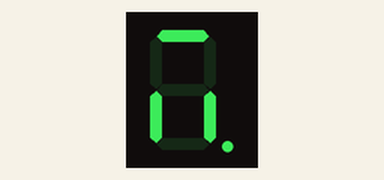
A sketch run on a simulated Arduino Uno, built with avr-gcc and run on an emulated ATmega328P. Parts: 1-digit seven-segment display. Wiring (inferred from the names in the program): 1-digit 7-segment display, segments lit when LOW: segments pin 11, pin 5, pin 6, pin 7, pin 8, pin 9, pin 12, pin 10. The segment pins are drawn as the display they are named for.

Above: at 0.1 s.
At 1.1 s:
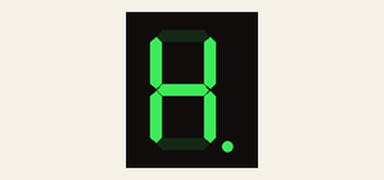
At 1.6 s:
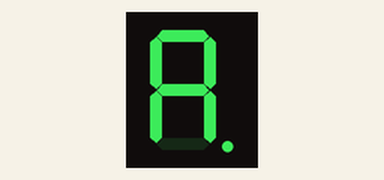
At 3.1 s:
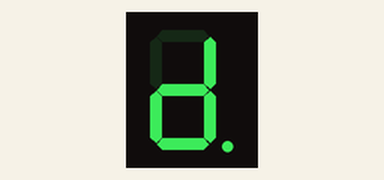
At 5.1 s:
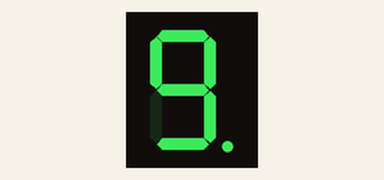
At 7.5 s:
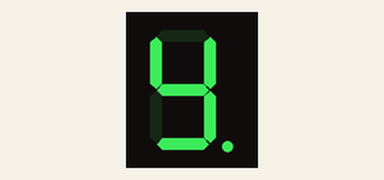

Measured:
- by itself, everything shown: repeats every 8.4 s, in 16 steps
- what the display in image 1 shows lasts 0.5 s, from 1.0 s to 1.5 s
- what the display in image 3 shows lasts 1.0 s, from 3.0 s to 4.0 s

The sketch:

NOM.ino
```cpp
/**********************************************************************************
**                                                                               **
**                              Array de 8 LEDs                                  **
**                                                                               **
**                              Mohamed Oughssay                                 **
**********************************************************************************/

//********** Includes *************************************************************

//********** Variables ************************************************************
const byte segA = 11;          // donar nom al pin 5 de l’Arduino
const byte segB = 5;          // donar nom al pin 6 de l’Arduino
const byte segC = 6;          // donar nom al pin 7 de l’Arduino
const byte segD = 7;          // donar nom al pin 8 de l’Arduino
const byte segE = 8;          // donar nom al pin 9 de l’Arduino
const byte segF = 9;         // donar nom al pin 10 de l’Arduino
const byte segG = 12;         // donar nom al pin 11 de l’Arduino
const byte segH = 10;         // donar nom al pin 12 de l’Arduino

//********** Setup ****************************************************************
void setup()
{
  pinMode(segA, OUTPUT);     // definir el pin 5 com una sortida
  pinMode(segB, OUTPUT);     // definir el pin 6 com una sortida
  pinMode(segC, OUTPUT);     // definir el pin 7 com una sortida
  pinMode(segD, OUTPUT);     // definir el pin 8 com una sortida
  pinMode(segE, OUTPUT);     // definir el pin 9 com una sortida
  pinMode(segF, OUTPUT);     // definir el pin 10 com una sortida
  pinMode(segG, OUTPUT);     // definir el pin 11 com una sortida
  pinMode(segH, OUTPUT);     // definir el pin 12 com una sortida
}

//********** Loop *****************************************************************
void loop()
{
  digitalWrite(segA, LOW);     // posar a 0V el pin 5
  digitalWrite(segB, HIGH);     // posar a 0V el pin 6
  digitalWrite(segC, LOW);     // posar a 0V el pin 7
  digitalWrite(segD, HIGH);     // posar a 0V el pin 8
  digitalWrite(segE, LOW);     // posar a 0V el pin 9
  digitalWrite(segF, HIGH);     // posar a 0V el pin 10
  digitalWrite(segG, HIGH);     // posar a 0V el pin 11
  digitalWrite(segH, LOW);     // posar a 0V el pin 12

  delay(500);                  // es queden leds 500ms encesos

  digitalWrite(segA, LOW);     // posar a 0V el pin 5
  digitalWrite(segB, LOW);     // posar a 0V el pin 6
  digitalWrite(segC, LOW);     // posar a 0V el pin 7
  digitalWrite(segD, LOW);     // posar a 0V el pin 8
  digitalWrite(segE, LOW);     // posar a 0V el pin 9
  digitalWrite(segF, LOW);     // posar a 0V el pin 10
  digitalWrite(segG, HIGH);     // posar a 0V el pin 11
  digitalWrite(segH, LOW);     // posar a 0V el pin 12

  delay(500);                  // es queden leds 500ms encesos

  digitalWrite(segA, HIGH);     // posar a 0V el pin 5
  digitalWrite(segB, LOW);     // posar a 0V el pin 6
  digitalWrite(segC, LOW);     // posar a 0V el pin 7
  digitalWrite(segD, HIGH);     // posar a 0V el pin 8
  digitalWrite(segE, LOW);     // posar a 0V el pin 9
  digitalWrite(segF, LOW);     // posar a 0V el pin 10
  digitalWrite(segG, LOW);     // posar a 0V el pin 11
  digitalWrite(segH, LOW);     // posar a 0V el pin 12

  delay(500);                  // es queden leds 500ms encesos

  digitalWrite(segA, LOW);     // posar a 0V el pin 5
  digitalWrite(segB, LOW);     // posar a 0V el pin 6
  digitalWrite(segC, LOW);     // posar a 0V el pin 7
  digitalWrite(segD, HIGH);     // posar a 0V el pin 8
  digitalWrite(segE, LOW);     // posar a 0V el pin 9
  digitalWrite(segF, LOW);     // posar a 0V el pin 10
  digitalWrite(segG, LOW);     // posar a 0V el pin 11
  digitalWrite(segH, LOW);     // posar a 0V el pin 12

  delay(500);                  // es queden leds 500ms encesos

  digitalWrite(segA, LOW);     // posar a 0V el pin 5
  digitalWrite(segB, HIGH);     // posar a 0V el pin 6
  digitalWrite(segC, LOW);     // posar a 0V el pin 7
  digitalWrite(segD, HIGH);     // posar a 0V el pin 8
  digitalWrite(segE, LOW);     // posar a 0V el pin 9
  digitalWrite(segF, HIGH);     // posar a 0V el pin 10
  digitalWrite(segG, HIGH);     // posar a 0V el pin 11
  digitalWrite(segH, LOW);     // posar a 0V el pin 12

  delay(500);                  // es queden leds 500ms encesos

  digitalWrite(segA, LOW);     // posar a 0V el pin 5
  digitalWrite(segB, HIGH);     // posar a 0V el pin 6
  digitalWrite(segC, HIGH);     // posar a 0V el pin 7
  digitalWrite(segD, LOW);     // posar a 0V el pin 8
  digitalWrite(segE, LOW);     // posar a 0V el pin 9
  digitalWrite(segF, LOW);     // posar a 0V el pin 10
  digitalWrite(segG, LOW);     // posar a 0V el pin 11
  digitalWrite(segH, LOW);     // posar a 0V el pin 12

  delay(500);                  // es queden leds 500ms encesos

  digitalWrite(segA, HIGH);     // posar a 0V el pin 5
  digitalWrite(segB, LOW);     // posar a 0V el pin 6
  digitalWrite(segC, LOW);     // posar a 0V el pin 7
  digitalWrite(segD, LOW);     // posar a 0V el pin 8
  digitalWrite(segE, LOW);     // posar a 0V el pin 9
  digitalWrite(segF, HIGH);     // posar a 0V el pin 10
  digitalWrite(segG, LOW);     // posar a 0V el pin 11
  digitalWrite(segH, LOW);     // posar a 0V el pin 12

  delay(1000);                  // es queden leds 500ms encesos

  digitalWrite(segA, LOW);     // posar a 0V el pin 5
  digitalWrite(segB, LOW);     // posar a 0V el pin 6
  digitalWrite(segC, LOW);     // posar a 0V el pin 7
  digitalWrite(segD, LOW);     // posar a 0V el pin 8
  digitalWrite(segE, LOW);     // posar a 0V el pin 9
  digitalWrite(segF, LOW);     // posar a 0V el pin 10
  digitalWrite(segG, HIGH);     // posar a 0V el pin 11
  digitalWrite(segH, LOW);     // posar a 0V el pin 12

  delay(500);                  // es queden leds 500ms encesos

  digitalWrite(segA, HIGH);     // posar a 0V el pin 5
  digitalWrite(segB, LOW);     // posar a 0V el pin 6
  digitalWrite(segC, LOW);     // posar a 0V el pin 7
  digitalWrite(segD, LOW);     // posar a 0V el pin 8
  digitalWrite(segE, LOW);     // posar a 0V el pin 9
  digitalWrite(segF, LOW);     // posar a 0V el pin 10
  digitalWrite(segG, HIGH);     // posar a 0V el pin 11
  digitalWrite(segH, LOW);     // posar a 0V el pin 12

  delay(500);                  // es queden leds 500ms encesos

  digitalWrite(segA, LOW);     // posar a 0V el pin 5
  digitalWrite(segB, LOW);     // posar a 0V el pin 6
  digitalWrite(segC, LOW);     // posar a 0V el pin 7
  digitalWrite(segD, LOW);     // posar a 0V el pin 8
  digitalWrite(segE, HIGH);     // posar a 0V el pin 9
  digitalWrite(segF, LOW);     // posar a 0V el pin 10
  digitalWrite(segG, LOW);     // posar a 0V el pin 11
  digitalWrite(segH, LOW);     // posar a 0V el pin 12

  delay(500);                  // es queden leds 500ms encesos

  digitalWrite(segA, HIGH);     // posar a 0V el pin 5
  digitalWrite(segB, LOW);     // posar a 0V el pin 6
  digitalWrite(segC, LOW);     // posar a 0V el pin 7
  digitalWrite(segD, HIGH);     // posar a 0V el pin 8
  digitalWrite(segE, LOW);     // posar a 0V el pin 9
  digitalWrite(segF, LOW);     // posar a 0V el pin 10
  digitalWrite(segG, LOW);     // posar a 0V el pin 11
  digitalWrite(segH, LOW);     // posar a 0V el pin 12

  delay(500);                  // es queden leds 500ms encesos

  digitalWrite(segA, LOW);     // posar a 0V el pin 5
  digitalWrite(segB, HIGH);     // posar a 0V el pin 6
  digitalWrite(segC, LOW);     // posar a 0V el pin 7
  digitalWrite(segD, LOW);     // posar a 0V el pin 8
  digitalWrite(segE, HIGH);     // posar a 0V el pin 9
  digitalWrite(segF, LOW);     // posar a 0V el pin 10
  digitalWrite(segG, LOW);     // posar a 0V el pin 11
  digitalWrite(segH, LOW);     // posar a 0V el pin 12

  delay(200);                  // es queden leds 500ms encesos

  digitalWrite(segA, HIGH);     // posar a 0V el pin 5
  digitalWrite(segB, HIGH);     // posar a 0V el pin 6
  digitalWrite(segC, HIGH);     // posar a 0V el pin 7
  digitalWrite(segD, HIGH);     // posar a 0V el pin 8
  digitalWrite(segE, HIGH);     // posar a 0V el pin 9
  digitalWrite(segF, HIGH);     // posar a 0V el pin 10
  digitalWrite(segG, HIGH);     // posar a 0V el pin 11
  digitalWrite(segH, HIGH);     // posar a 0V el pin 12

  delay(200);                  // es queden leds 500ms encesos

  digitalWrite(segA, LOW);     // posar a 0V el pin 5
  digitalWrite(segB, HIGH);     // posar a 0V el pin 6
  digitalWrite(segC, LOW);     // posar a 0V el pin 7
  digitalWrite(segD, LOW);     // posar a 0V el pin 8
  digitalWrite(segE, HIGH);     // posar a 0V el pin 9
  digitalWrite(segF, LOW);     // posar a 0V el pin 10
  digitalWrite(segG, LOW);     // posar a 0V el pin 11
  digitalWrite(segH, LOW);     // posar a 0V el pin 12

  delay(500);                  // es queden leds 500ms encesos

  digitalWrite(segA, LOW);     // posar a 0V el pin 5
  digitalWrite(segB, LOW);     // posar a 0V el pin 6
  digitalWrite(segC, LOW);     // posar a 0V el pin 7
  digitalWrite(segD, HIGH);     // posar a 0V el pin 8
  digitalWrite(segE, LOW);     // posar a 0V el pin 9
  digitalWrite(segF, LOW);     // posar a 0V el pin 10
  digitalWrite(segG, LOW);     // posar a 0V el pin 11
  digitalWrite(segH, LOW);     // posar a 0V el pin 12

  delay(500);                  // es queden leds 500ms encesos

  digitalWrite(segA, HIGH);     // posar a 0V el pin 5
  digitalWrite(segB, LOW);     // posar a 0V el pin 6
  digitalWrite(segC, LOW);     // posar a 0V el pin 7
  digitalWrite(segD, LOW);     // posar a 0V el pin 8
  digitalWrite(segE, HIGH);     // posar a 0V el pin 9
  digitalWrite(segF, LOW);     // posar a 0V el pin 10
  digitalWrite(segG, LOW);     // posar a 0V el pin 11
  digitalWrite(segH, LOW);     // posar a 0V el pin 12

  delay(1000);                  // es queden leds 500ms encesos

}

//********** Funcions *************************************************************
```
